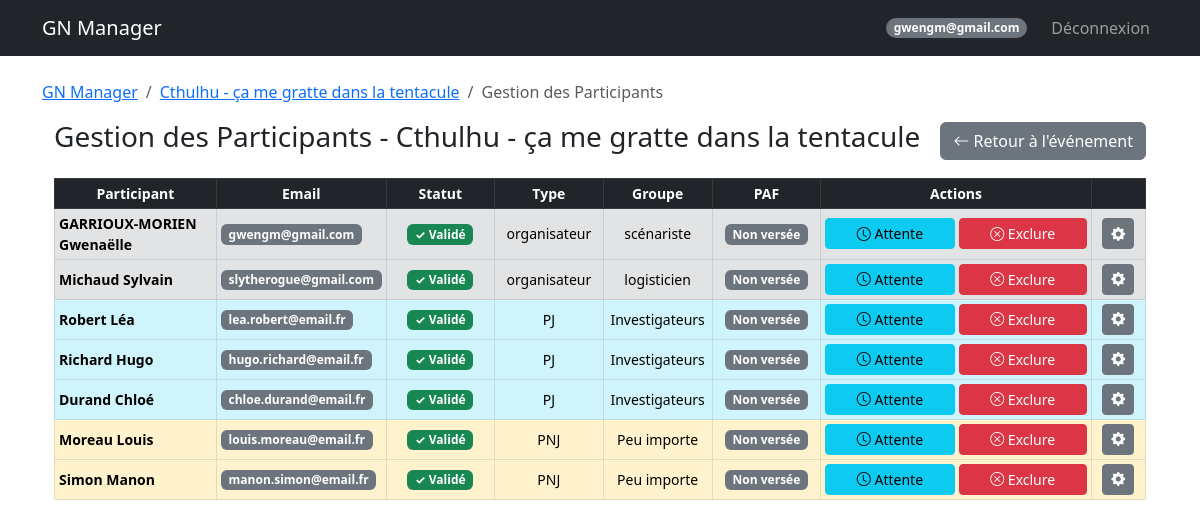
/event/2/participants (signed in), run on an earlier commit of the app's database.
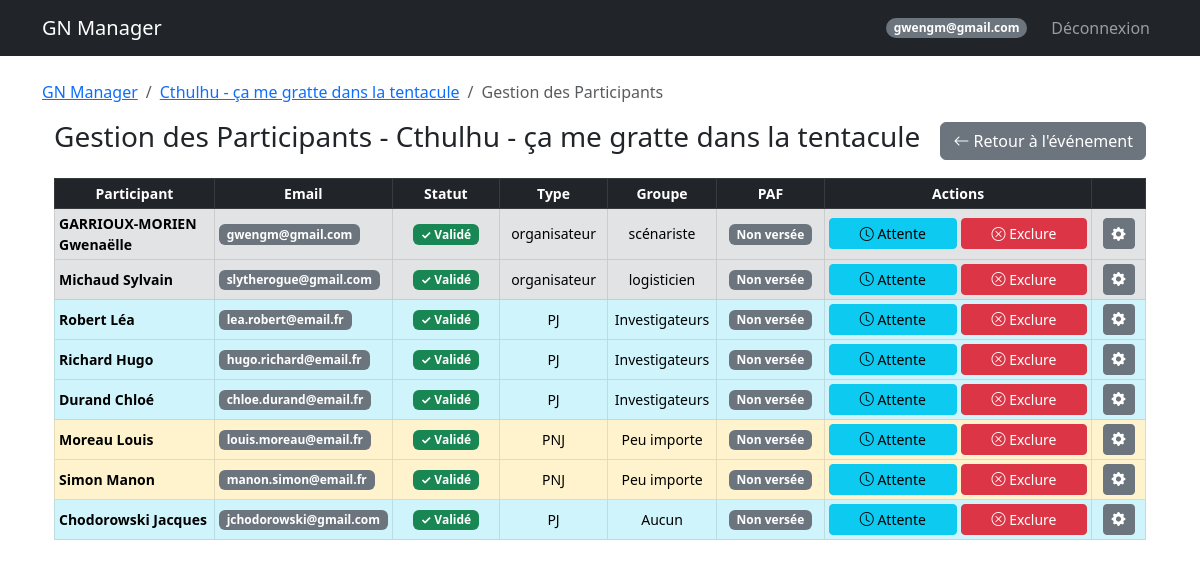
And on a later commit of the database.
### models.py (models this page shows, shortened)
class Event(db.Model):
    id = db.Column(db.Integer, primary_key=True)
    name = db.Column(db.String(100), nullable=False)
    description = db.Column(db.Text)
    date_start = db.Column(db.DateTime, nullable=False)
    date_end = db.Column(db.DateTime, nullable=False)
    location = db.Column(db.String(200))
    background_image = db.Column(db.String(200))
    visibility = db.Column(db.String(20), default='public')  # public, private
    organizer_structure = db.Column(db.String(100))
    org_link_url = db.Column(db.String(255))
    org_link_title = db.Column(db.String(100))
    google_form_url = db.Column(db.String(255))
    external_link = db.Column(db.String(255))
    statut = db.Column(db.String(50), default='En préparation')
    groups_config = db.Column(db.Text, default='{"PJ": ["Peu importe"], "PNJ": ["Peu importe"], "Organisateur": ["Peu importe"]}')

class Participant(db.Model):
    id = db.Column(db.Integer, primary_key=True)
    event_id = db.Column(db.Integer, db.ForeignKey('event.id'), nullable=False)
    user_id = db.Column(db.Integer, db.ForeignKey('user.id'), nullable=False)
    type = db.Column(db.String(50))  # Organisateur, PJ, PNJ
    group = db.Column(db.String(50))
    role_id = db.Column(db.Integer, db.ForeignKey('role.id', use_alter=True, name='fk_participant_role'), nullable=True)
    role_communicated = db.Column(db.Boolean, default=False)
    role_received = db.Column(db.Boolean, default=False)
    registration_status = db.Column(db.String(50), default='À valider')
    paf_status = db.Column(db.String(20), default='non versée')  # non versée, partielle, versée, erreur
    payment_method = db.Column(db.String(50))
    payment_amount = db.Column(db.Float, default=0.0)
    payment_comment = db.Column(db.Text)
    comment = db.Column(db.Text)
    custom_image = db.Column(db.String(200))
    user = db.relationship('User', backref='participations')
    event = db.relationship('Event', backref='participants')
    role = db.relationship('Role', foreign_keys=[role_id], backref='participants_with_role')

class User(UserMixin, db.Model):
    id = db.Column(db.Integer, primary_key=True)
    email = db.Column(db.String(120), unique=True, nullable=False)
    password_hash = db.Column(db.String(128))
    nom = db.Column(db.String(80))
    prenom = db.Column(db.String(80))
    age = db.Column(db.Integer)
    genre = db.Column(db.String(20))
    avatar_url = db.Column(db.String(200))
    role = db.Column(db.String(20), default='user')  # createur, sysadmin, user
    is_banned = db.Column(db.Boolean, default=False)
    is_deleted = db.Column(db.Boolean, default=False)  # Suppression logique
    @property
    def is_admin(self):
        """Vérifie si l'utilisateur a des privilèges administrateur."""
        return self.role in ['createur', 'sysadmin']

### routes/participant_routes.py (the view)
@participant_bp.route('/event/<int:event_id>/participants')
@login_required
@organizer_required
def manage(event_id):
    event = Event.query.get_or_404(event_id)
    participants = Participant.query.filter_by(event_id=event.id)\
        .options(joinedload(Participant.user)).all()
    groups_config = json.loads(event.groups_config or '{}')
    breadcrumbs = [
        ('GN Manager', '/dashboard'),
        (event.name, url_for('event.detail', event_id=event.id)),
        ('Gestion des Participants', '#')
    ]
    return render_template('manage_participants.html', event=event, participants=participants, groups_config=groups_config, breadcrumbs=breadcrumbs)

### templates/manage_participants.html (shortened to what the changed rows need)
{% extends "base.html" %}
{% block content %}
<div class="container-fluid mt-3">
    <div class="d-flex justify-content-between align-items-center mb-3">
        <h3>Gestion des Participants - {{ event.name }}</h3>
        <a href="{{ url_for('event.detail', event_id=event.id) }}" class="btn btn-secondary">
            <i class="bi bi-arrow-left"></i> Retour à l'événement
        </a>
    </div>
    <div class="table-responsive">
        <table class="table table-sm table-hover table-bordered small">
            <thead class="table-dark">
                <tr>
                    <th class="text-center" style="width: 15%">Participant</th>
                    <th class="text-center" style="width: 15%">Email</th>
                    <th class="text-center" style="width: 10%">Statut</th>
                    <th class="text-center" style="width: 10%">Type</th>
                    <th class="text-center" style="width: 10%">Groupe</th>
                    <th class="text-center" style="width: 10%">PAF</th>
                    <th class="text-center" style="width: 25%">Actions</th>
                    <th class="text-center" style="width: 5%"></th>
                </tr>
            </thead>
            <tbody>
                {% for p in participants %}
                {% set row_class = "" %}
                {% if p.registration_status == 'En attente' or p.registration_status == 'À valider' %}
                {% set row_class = "table-warning" %}
                {% elif p.type == 'organisateur' %}
                {% set row_class = "table-secondary" %}
                {% elif p.type == 'PJ' %}
                {% set row_class = "table-info" %}
                {% elif p.type == 'PNJ' %}
                {% set row_class = "table-warning" %}
                {% endif %}
                <tr class="{{ row_class }}">
                    <td class="align-middle">
                        <strong>{{ p.user.nom }} {{ p.user.prenom }}</strong>
                    </td>
                    <td class="align-middle">
                        <span class="badge bg-secondary">{{ p.user.email }}</span>
                    </td>
                    <td class="align-middle text-center">
                        {% if p.registration_status == 'Validé' %}
                        <span class="badge bg-success">✓ Validé</span>
                        {% elif p.registration_status == 'Rejeté' %}
                        <span class="badge bg-danger">✗ Rejeté</span>
                        {% elif p.registration_status == 'En attente' %}
                        <span class="badge bg-info">⏳ Attente</span>
                        {% else %}
                        <span class="badge bg-warning text-dark">⚠ À valider</span>
                        {% endif %}
                    </td>
                    <td class="align-middle text-center">
                        {% if p.registration_status == 'En attente' or p.registration_status == 'À valider' %}
                        <span class="badge bg-light text-dark border">{{ p.type }} (En Attente)</span>
                        {% else %}
                        {{ p.type }}
                        {% endif %}
                    </td>
                    <td class="align-middle text-center">
                        {{ p.group or 'Peu importe' }}
                    </td>
                    <td class="align-middle text-center">
                        {% if p.paf_status == 'versée' %}
                        <span class="badge bg-success">Versée</span>
                        {% elif p.paf_status == 'partielle' %}
                        <span class="badge bg-warning text-dark">Partielle</span>
                        {% elif p.paf_status == 'dispensé(e)' %}
                        <span class="badge bg-info">Dispensé(e)</span>
                        {% elif p.paf_status == 'erreur' %}
                        <span class="badge bg-danger">Erreur</span>
                        {% else %}
                        <span class="badge bg-secondary">Non versée</span>
                        {% endif %}
                    </td>
                    <td class="align-middle">
                        <div class="d-flex w-100 gap-1">
                            {% if p.registration_status != 'En attente' %}
                            <form method="POST"
                                action="{{ url_for('participant.change_status', event_id=event.id, p_id=p.id) }}"
                                class="flex-fill">
                                <button type="submit" class="btn btn-sm btn-info w-100 py-1" title="Mettre en attente">
                                    <i class="bi bi-clock"></i> Attente
                                </button>
                            </form>
                            {% endif %}
                            {% if p.registration_status != 'Rejeté' %}
                            <form method="POST"
                                action="{{ url_for('participant.change_status', event_id=event.id, p_id=p.id) }}"
                                class="flex-fill">
                                <button type="submit" class="btn btn-sm btn-danger w-100 py-1" title="Exclure">
                                    <i class="bi bi-x-circle"></i> Exclure
                                </button>
                            </form>
                            {% endif %}
                        </div>
                    </td>
                    <td class="align-middle text-center">
                        <button type="button" class="btn btn-sm btn-secondary" data-bs-toggle="modal"
                            data-bs-target="#editModal{{ p.id }}" title="Éditer">
                            <i class="bi bi-gear-fill"></i>
                        </button>
                    </td>
                </tr>
                {% endfor %}
            </tbody>
        </table>
    </div>
</div>
{% endblock %}

### templates/base.html (shortened to what this page needs)
<!DOCTYPE html>
<html lang="fr">
<head>
    <link href="https://cdn.jsdelivr.net/npm/bootstrap@5.3.0/dist/css/bootstrap.min.css" rel="stylesheet">
    <link rel="stylesheet" href="https://cdn.jsdelivr.net/npm/bootstrap-icons@1.11.3/font/bootstrap-icons.min.css">
</head>
<body>
    <nav class="navbar navbar-expand-lg navbar-dark bg-dark">
        <div class="container">
            <a class="navbar-brand" href="/">GN Manager</a>
            {% if current_user.is_authenticated %}
            <div class="navbar-nav ms-auto align-items-center">
                <span class="badge bg-secondary rounded-pill me-3">{{ current_user.email }}</span>
                <a class="nav-link" href="/logout">Déconnexion</a>
            </div>
            {% endif %}
        </div>
    </nav>
    <div class="container mt-4">
        {% if breadcrumbs %}
        <nav aria-label="breadcrumb">
            <ol class="breadcrumb">
                {% for label, url in breadcrumbs %}
                {% if loop.last %}
                <li class="breadcrumb-item active" aria-current="page">{{ label }}</li>
                {% else %}
                <li class="breadcrumb-item"><a href="{{ url }}">{{ label }}</a></li>
                {% endif %}
                {% endfor %}
            </ol>
        </nav>
        {% endif %}
        {% block content %}{% endblock %}
    </div>
</body>
</html>

What changed in the data, as far as the page shows it:
added Participant: user.nom "Chodorowski", user.prenom "Jacques", user.email "jchodorowski@gmail.com", registration_status "✓ Validé", type "PJ", group "Aucun", paf_status "Non versée"
